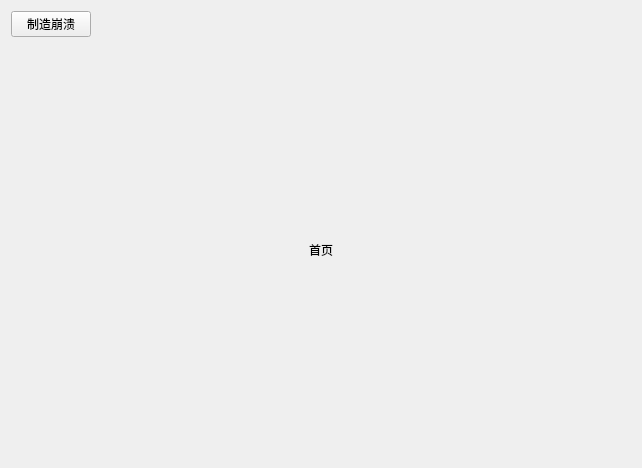
<?xml version="1.0" encoding="UTF-8"?>
<ui version="4.0">
 <class>homePage</class>
 <widget class="QWidget" name="homePage">
  <property name="geometry">
   <rect>
    <x>0</x>
    <y>0</y>
    <width>642</width>
    <height>468</height>
   </rect>
  </property>
  <property name="windowTitle">
   <string>Form</string>
  </property>
  <layout class="QVBoxLayout" name="verticalLayout" stretch="0,1">
   <item>
    <layout class="QHBoxLayout" name="horizontalLayout">
     <item>
      <widget class="QPushButton" name="pushButton_createException">
       <property name="text">
        <string>制造崩溃</string>
       </property>
      </widget>
     </item>
     <item>
      <spacer name="horizontalSpacer">
       <property name="orientation">
        <enum>Qt::Horizontal</enum>
       </property>
       <property name="sizeHint" stdset="0">
        <size>
         <width>40</width>
         <height>20</height>
        </size>
       </property>
      </spacer>
     </item>
    </layout>
   </item>
   <item>
    <widget class="QLabel" name="label">
     <property name="text">
      <string>首页</string>
     </property>
     <property name="alignment">
      <set>Qt::AlignCenter</set>
     </property>
    </widget>
   </item>
  </layout>
 </widget>
 <resources/>
 <connections/>
</ui>
